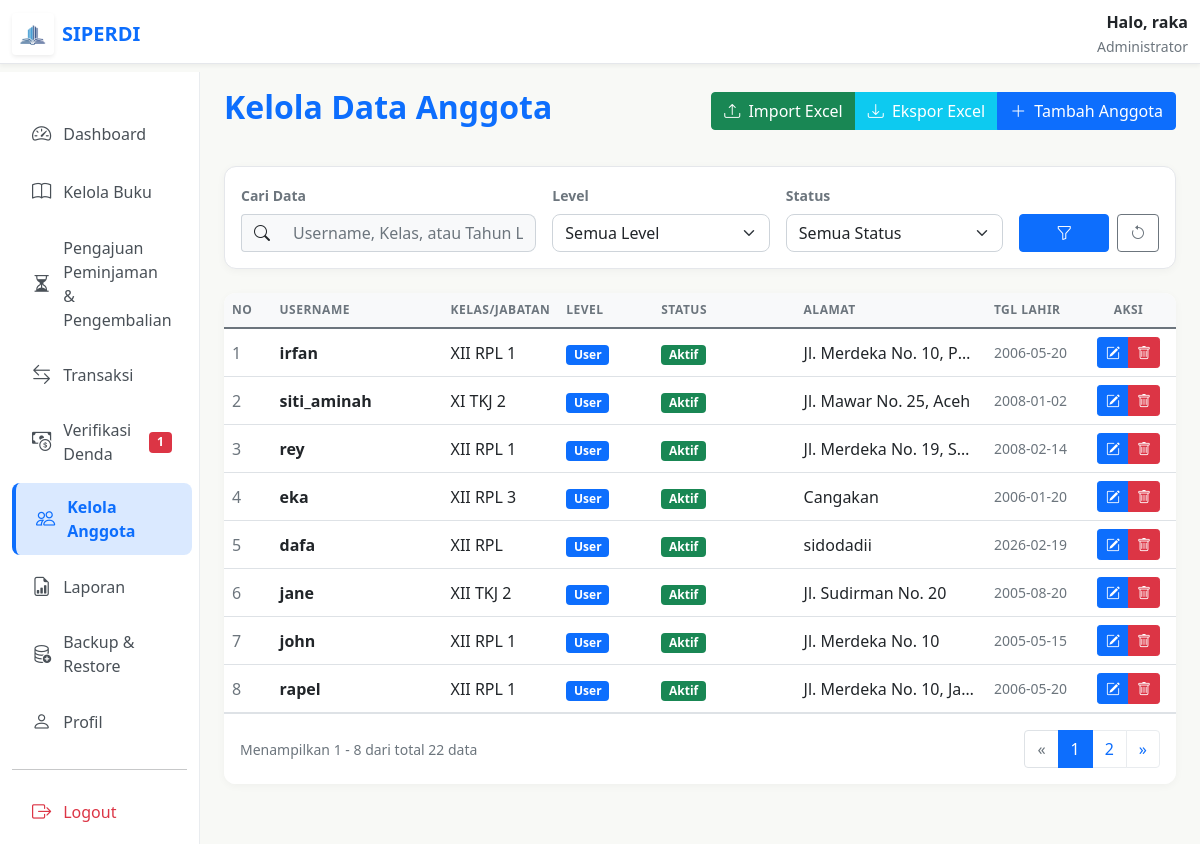
Before: /admin/kelola-anggota/anggota.php (signed in) with the older database file.
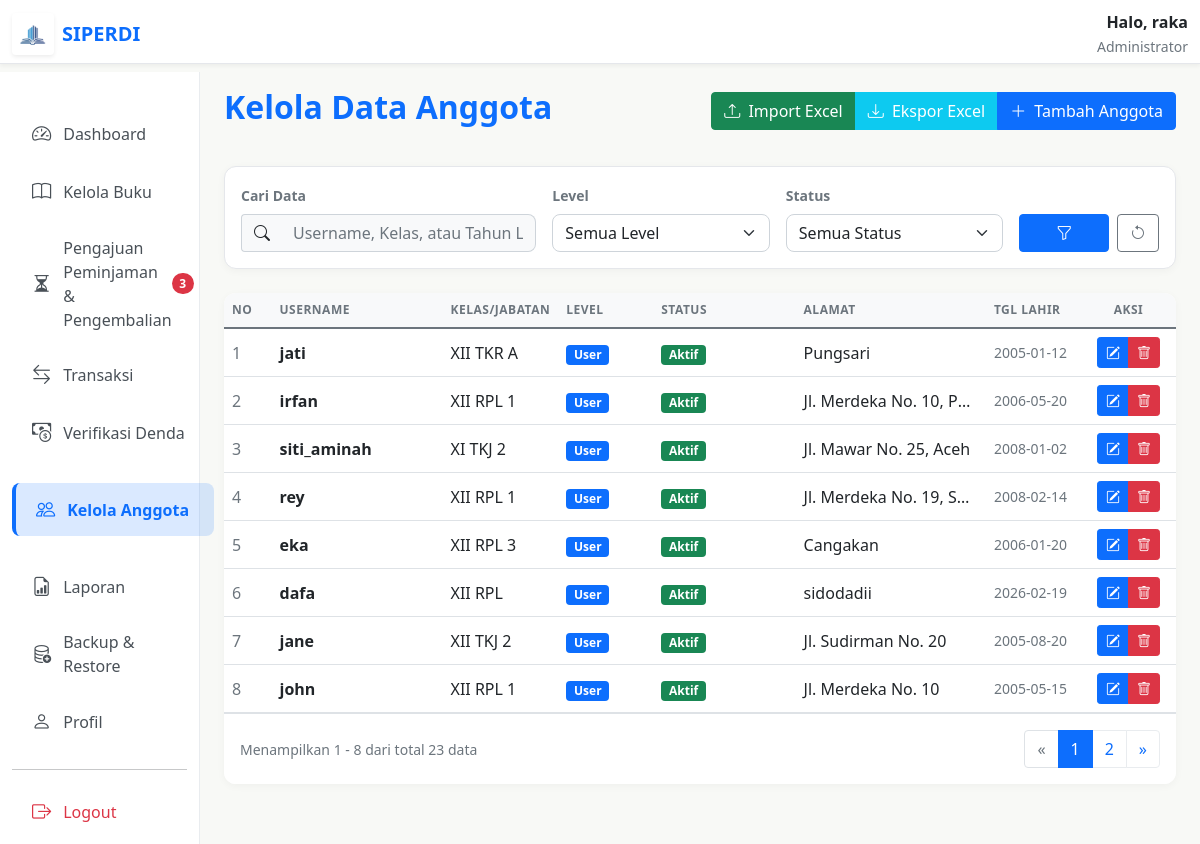
After: the same page with the newer database file.
### tables this page shows
CREATE TABLE `users` (
  `id` int NOT NULL AUTO_INCREMENT,
  `username` varchar(50) NOT NULL,
  `password` varchar(255) NOT NULL,
  `level` enum('admin','user') NOT NULL,
  `created_at` timestamp NULL DEFAULT CURRENT_TIMESTAMP,
  `kelas` varchar(50) DEFAULT NULL,
  `alamat` text,
  `tanggal_lahir` date DEFAULT NULL,
  `status` enum('pending','aktif') DEFAULT 'pending',
  PRIMARY KEY (`id`),
  UNIQUE KEY `username` (`username`)
);

### admin/kelola-anggota/anggota.php (the view, shortened to what the changed rows need)
<?php
include __DIR__ . "/../../config/database.php";
$count_pending_pinjam = mysqli_fetch_assoc(mysqli_query($conn, "SELECT COUNT(*) as total FROM transaksi WHERE status = 'pending_pinjam'"))['total'];
$count_pending_kembali = mysqli_fetch_assoc(mysqli_query($conn, "SELECT COUNT(*) as total FROM transaksi WHERE status = 'pending_kembali'"))['total'];
 $count_denda_pending = mysqli_fetch_assoc(mysqli_query($conn, "SELECT COUNT(*) as total FROM transaksi WHERE status = 'pending_payment'"))['total'];
$perPage = 8;
$page = isset($_GET['page']) ? (int)$_GET['page'] : 1;
$start = ($page > 1) ? ($page * $perPage) - $perPage : 0;
$search = $_GET['search'] ?? '';
$filter_level = $_GET['filter_level'] ?? 'all';
$filter_status = $_GET['filter_status'] ?? 'all';
$query_count = "SELECT COUNT(*) as total FROM users";
$result_count = mysqli_query($conn, $query_count);
$row_count = mysqli_fetch_assoc($result_count);
$total_data = $row_count['total'];
$total_pages = ceil($total_data / $perPage);
$query = "SELECT id, username, level, kelas, alamat, tanggal_lahir, status FROM users";
$query .= " ORDER BY id DESC LIMIT $start, $perPage";
$result = mysqli_query($conn, $query);
?>
<!DOCTYPE html>
<html lang="id">
<head>
    <link href="../../asset/css/bootstrap.min.css" rel="stylesheet">
    <link rel="stylesheet" href="../../asset/font/bootstrap-icons.css">
</head>
<body>
    <div class="container-fluid pt-5 mt-4">
        <div class="row">
            <nav class="col-md-3 col-lg-2 d-md-block sidebar collapse show">
                <div class="position-sticky pt-3">
                    <ul class="nav flex-column">
                        <li class="nav-item">
                            <a class="nav-link " href="../pengajuan/pengajuan_peminjaman.php">
                                <i class="bi bi-hourglass-split"></i> Pengajuan Peminjaman & Pengembalian
                                <?php if (($count_pending_pinjam + $count_pending_kembali) > 0): ?>
                                    <span class="badge bg-danger rounded-pill ms-auto">
                                        <?= $count_pending_pinjam + $count_pending_kembali ?>
                                    </span>
                                <?php endif; ?>
                            </a>
                        </li>
                        <li class="nav-item">
                            <a class="nav-link" href="../denda/verifikasi_denda.php">
                                <i class="bi bi-cash-coin"></i> Verifikasi Denda
                                <?php if ($count_denda_pending > 0): ?>
                                    <span class="badge bg-danger ms-auto"><?= $count_denda_pending ?></span>
                                <?php endif; ?>
                            </a>
                        </li>
                    </ul>
                </div>
            </nav>
            <main class="col-md-9 ms-sm-auto col-lg-10 px-md-4">
                <div class="d-flex justify-content-between flex-wrap flex-md-nowrap align-items-center pt-3 pb-2 mb-4">
                    <h2 class="fw-bold" style="color: var(--primary-blue);">Kelola Data Anggota</h2>
                </div>
                <div class="card card-custom border-0 overflow-hidden">
                    <div class="table-responsive">
                        <table class="table table-hover align-middle mb-0">
                            <thead>
                                <tr>
                                    <th width="5%">No</th>
                                    <th width="18%">Username</th>
                                    <th width="12%">Kelas/Jabatan</th>
                                    <th width="10%">Level</th>
                                    <th width="15%">Status</th>
                                    <th width="20%">Alamat</th>
                                    <th width="10%">Tgl Lahir</th>
                                    <th width="10%" class="text-center">Aksi</th>
                                </tr>
                            </thead>
                            <tbody>
                                <?php $no = $start + 1;
                                if (mysqli_num_rows($result) > 0) {
                                    while ($row = mysqli_fetch_assoc($result)): ?>
                                        <tr>
                                            <td class="text-muted"><?= $no++ ?></td>
                                            <td class="fw-bold text-dark"><?= htmlspecialchars($row['username']) ?></td>
                                            <td><?= htmlspecialchars($row['kelas'] ?? '-') ?></td>
                                            <td>
                                                <span class="badge <?= ($row['level'] ?? 'user') == 'admin' ? 'bg-danger text-white' : 'bg-primary text-white' ?>">
                                                    <?= ucfirst($row['level'] ?? 'user') ?>
                                                </span>
                                            </td>
                                            <td>
                                                <?php if ($row['status'] == 'aktif'): ?>
                                                    <span class="badge bg-success">Aktif</span>
                                                <?php else: ?>
                                                    <span class="badge bg-warning text-dark">Pending</span>
                                                <?php endif; ?>
                                            </td>
                                            <td class="text-truncate" style="max-width: 180px;" title="<?= htmlspecialchars($row['alamat'] ?? '') ?>"><?= htmlspecialchars($row['alamat'] ?? '-') ?></td>
                                            <td class="text-muted small"><?= $row['tanggal_lahir'] ?? '-' ?></td>
                                            <td class="text-center">
                                                <div class="btn-group" role="group">
                                                    <button onclick="openModalEdit(
                                                        '<?= $row['id'] ?>',
                                                        '<?= htmlspecialchars($row['username']) ?>',
                                                        '<?= htmlspecialchars($row['kelas'] ?? '') ?>',
                                                        '<?= htmlspecialchars($row['alamat'] ?? '') ?>',
                                                        '<?= $row['tanggal_lahir'] ?? '' ?>',
                                                        '<?= $row['level'] ?? 'user' ?>',
                                                        '<?= $row['status'] ?? 'pending' ?>'
                                                    )" class="btn btn-sm btn-primary" title="Edit Data">
                                                        <i class="bi bi-pencil-square"></i>
                                                    </button>
                                                    <?php if ($row['status'] != 'pending'): ?>
                                                        <a href="hapus.php?id=<?= $row['id'] ?>" onclick="return confirm('Yakin ingin menghapus anggota <?= htmlspecialchars($row['username']) ?>?')" class="btn btn-sm btn-danger" title="Hapus">
                                                            <i class="bi bi-trash"></i>
                                                        </a>
                                                    <?php endif; ?>
                                                </div>
                                            </td>
                                        </tr>
                                    <?php endwhile;
                                } ?>
                            </tbody>
                        </table>
                    </div>
                    <?php if ($total_data > $perPage): ?>
                        <div class="card-footer bg-white border-top py-3 d-flex justify-content-between align-items-center">
                            <div class="text-muted small">Menampilkan <?= $start + 1 ?> - <?= min($start + $perPage, $total_data) ?> dari total <?= $total_data ?> data</div>
                            <nav aria-label="Page navigation">
                                <ul class="pagination mb-0">
                                    <li class="page-item <?= ($page == 1) ? 'disabled' : '' ?>">
                                        <a class="page-link" href="?page=<?= $page - 1 ?>&search=<?= $search ?>&filter_level=<?= $filter_level ?>&filter_status=<?= $filter_status ?>" aria-label="Previous">
                                            <span aria-hidden="true">&laquo;</span>
                                        </a>
                                    </li>
                                    <li class="page-item active"><span class="page-link"><?= $page ?></span></li>
                                    <?php if ($page < $total_pages): ?>
                                        <li class="page-item"><a class="page-link" href="?page=<?= $page + 1 ?>&search=<?= $search ?>&filter_level=<?= $filter_level ?>&filter_status=<?= $filter_status ?>"><?= $page + 1 ?></a></li>
                                    <?php endif; ?>
                                    <li class="page-item <?= ($page >= $total_pages) ? 'disabled' : '' ?>">
                                        <a class="page-link" href="?page=<?= $page + 1 ?>&search=<?= $search ?>&filter_level=<?= $filter_level ?>&filter_status=<?= $filter_status ?>" aria-label="Next">
                                            <span aria-hidden="true">&raquo;</span>
                                        </a>
                                    </li>
                                </ul>
                            </nav>
                        </div>
                    <?php endif; ?>
                </div>
            </main>
        </div>
    </div>
</body>
</html>

Changed rows visible on the page:
no longer on this page (row unchanged): users: username "rapel", kelas "XII RPL 1", level "User", status "Aktif", alamat "Jl. Merdeka No. 10, Ja…", tanggal_lahir "2006-05-20"
added users: username "jati", kelas "XII TKR A", level "User", status "Aktif", alamat "Pungsari", tanggal_lahir "2005-01-12"
Other visible differences:
$count_pending_pinjam + $count_pending_kembali: (not shown) → "3"
$total_data: "22" → "23"
$count_denda_pending: "1" → (not shown)
